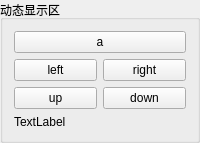
      <widget class="QGroupBox" name="groupBox_2">
       <property name="title">
        <string>动态显示区</string>
       </property>
       <layout class="QVBoxLayout" name="verticalLayout_16">
        <item>
         <layout class="QVBoxLayout" name="verticalLayout_15" stretch="1,1,1,10">
          <item>
           <widget class="QPushButton" name="Button_a">
            <property name="text">
             <string>a</string>
            </property>
           </widget>
          </item>
          <item>
           <layout class="QHBoxLayout" name="horizontalLayout_22">
            <item>
             <widget class="QPushButton" name="Button_left">
              <property name="text">
               <string>left</string>
              </property>
             </widget>
            </item>
            <item>
             <widget class="QPushButton" name="Button_right">
              <property name="text">
               <string>right</string>
              </property>
             </widget>
            </item>
           </layout>
          </item>
          <item>
           <layout class="QHBoxLayout" name="horizontalLayout_23">
            <item>
             <widget class="QPushButton" name="Button_up">
              <property name="text">
               <string>up</string>
              </property>
             </widget>
            </item>
            <item>
             <widget class="QPushButton" name="Button_down">
              <property name="text">
               <string>down</string>
              </property>
             </widget>
            </item>
           </layout>
          </item>
          <item>
           <widget class="QLabel" name="label_3">
            <property name="text">
             <string>TextLabel</string>
            </property>
           </widget>
          </item>
         </layout>
        </item>
       </layout>
      </widget>
